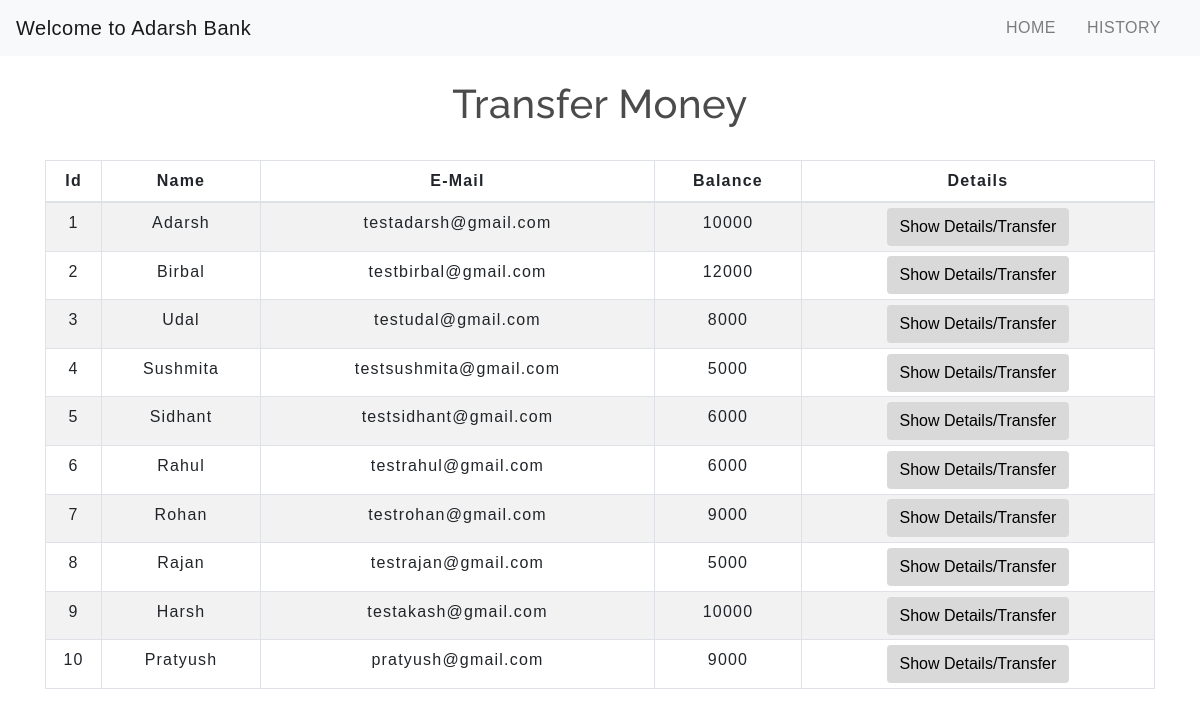
The app's page /transfermoney.php with its own data.
### tables this page shows
CREATE TABLE `users` (
  `id` int(5) NOT NULL,
  `name` text NOT NULL,
  `email` varchar(30) NOT NULL,
  `balance` int(8) NOT NULL
);

### transfermoney.php (the view, shortened to what this page needs)
<!DOCTYPE html>
<html lang="en">
<head>
    <link rel="stylesheet" href="https://maxcdn.bootstrapcdn.com/bootstrap/4.0.0/css/bootstrap.min.css">
    <link rel="stylesheet" type="text/css" href="css/table.css">
    <link rel="stylesheet" type="text/css" href="css/navbar.css">
</head>
<body>
<?php
    include 'config.php';
    $sql = "SELECT * FROM users";
    $result = mysqli_query($conn,$sql);
?>
<?php
  include 'navbar.php';
?>
<div class="container">
        <h2 class="text-center pt-4">Transfer Money</h2>
        <br>
            <div class="row">
                <div class="col">
                    <div class="table-responsive-sm">
                    <table class="table table-hover table-sm table-striped table-condensed table-bordered">
                        <thead>
                            <tr>
                            <th scope="col" class="text-center py-2">Id</th>
                            <th scope="col" class="text-center py-2">Name</th>
                            <th scope="col" class="text-center py-2">E-Mail</th>
                            <th scope="col" class="text-center py-2">Balance</th>
                            <th scope="col" class="text-center py-2">Details</th>
                            </tr>
                        </thead>
                        <tbody>
                <?php
                    while($rows=mysqli_fetch_assoc($result)){
                ?>
                    <tr>
                        <td class="py-2"><?php echo $rows['id'] ?></td>
                        <td class="py-2"><?php echo $rows['name']?></td>
                        <td class="py-2"><?php echo $rows['email']?></td>
                        <td class="py-2"><?php echo $rows['balance']?></td>
                        <td><a href="selecteduserdetail.php?id= <?php echo $rows['id'] ;?>"> <button type="button" class="btn">Show Details/Transfer</button></a></td>
                    </tr>
                <?php
                    }
                ?>
                        </tbody>
                    </table>
                    </div>
                </div>
            </div>
         </div>
</body>
</html>

### navbar.php (shortened to what this page needs)
<nav class="navbar navbar-expand-md navbar-light bg-light">
      <a class="navbar-brand" href="index.php">Welcome to Adarsh Bank</a>
      <div class="collapse navbar-collapse" id="collapsibleNavbar">
            <ul class="navbar-nav ml-auto">
              <li class="nav-item">
                <a class="nav-link" href="index.php">HOME</a>
              </li>
              <li class="nav-item">
                <a class="nav-link" href="transactionhistory.php">HISTORY</a>
              </li>
          </div>
       </nav>

### css/table.css (style rules this page uses)
* { padding: 0; margin: 0; box-sizing: border-box; font-family: sans-serif; }
h2 { font-size: 40px; }
table { letter-spacing: 1.2px; }
td { text-align: center; }
button { border:none; background: #d9d9d9; transition: 1s; }

### css/navbar.css (style rules this page uses)
.nav-link { margin-right: 15px; color:#2F363F; letter-spacing: 0.5px; transition: 0.5s; }
.navbar-brand { color: #4C4B4B; letter-spacing: 0.5px; }
h2 { color: #4C4B4B; letter-spacing: 0.5px; font-family: raleway; }

### transfermoney.php (style rules this page uses)
button { transition: 1.5s; }

### records on screen
users: id "1", name "Adarsh", email "testadarsh@gmail.com", balance "10000"
users: id "2", name "Birbal", email "testbirbal@gmail.com", balance "12000"
users: id "3", name "Udal", email "testudal@gmail.com", balance "8000"
users: id "4", name "Sushmita", email "testsushmita@gmail.com", balance "5000"
users: id "5", name "Sidhant", email "testsidhant@gmail.com", balance "6000"
users: id "6", name "Rahul", email "testrahul@gmail.com", balance "6000"
users: id "7", name "Rohan", email "testrohan@gmail.com", balance "9000"
users: id "8", name "Rajan", email "testrajan@gmail.com", balance "5000"
users: id "9", name "Harsh", email "testakash@gmail.com", balance "10000"
users: id "10", name "Pratyush", email "pratyush@gmail.com", balance "9000"
